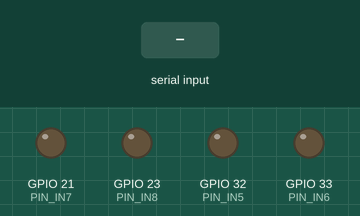
A sketch run on a simulated ESP32. Shown: output pins drawn as LEDs (lit = HIGH). The test bench sets the inputs (shaded band). Nothing arrives over Bluetooth unless stated; what the sketch prints to the serial monitor is not drawn.

Above: at 2.7 s.
2.8 s: "R" received over the second serial link
At 3.5 s:
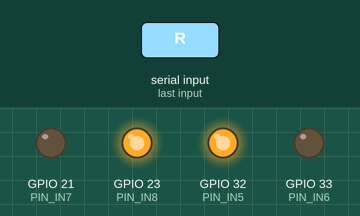
4.3 s: "O" received over the second serial link
At 4.6 s:
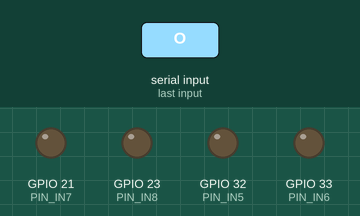
Timing chart, 0 to 7.3 s (numbered marks = the images above; inputs shaded):
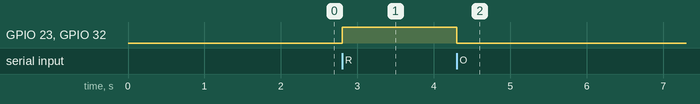

Measured:
- after the input at 2.8 s, GPIO 23 (PIN_IN8), GPIO 32 (PIN_IN5): LOW → HIGH at once
- after the input at 4.3 s, GPIO 23 (PIN_IN8), GPIO 32 (PIN_IN5): HIGH → LOW at once

The sketch:

RC_car.ino
```cpp
#define PIN_IN5 32
#define PIN_IN6 33
#define PIN_IN7 21
#define PIN_IN8 23
#include "BluetoothSerial.h"
#if !defined(CONFIG_BT_ENABLED) || !defined(CONFIG_BLUEDROID_ENABLED)
#error Bluetooth is not enabled! Please run `make menuconfig` to and enable it
#endif
BluetoothSerial SerialBT;

void setup() {
  pinMode(PIN_IN5,OUTPUT);
  pinMode(PIN_IN6,OUTPUT);
  pinMode(PIN_IN7,OUTPUT);
  pinMode(PIN_IN8,OUTPUT);

  Serial.begin(115200);
  SerialBT.begin("CORI_fish"); //Bluetooth device name
  Serial.println("The device started, now you can pair it with bluetooth!");
}

void loop() {
  if (Serial.available()) {SerialBT.write(Serial.read());}
  if (SerialBT.available()) {Serial.write(SerialBT.read());}

  if(SerialBT.read()=='R'){
  digitalWrite(PIN_IN5,HIGH);
  digitalWrite(PIN_IN6,LOW);
  digitalWrite(PIN_IN7,LOW);
  digitalWrite(PIN_IN8,HIGH);
 }

  if (SerialBT.read()=='L'){
 digitalWrite(PIN_IN5,LOW);
  digitalWrite(PIN_IN6,HIGH);
  digitalWrite(PIN_IN7,HIGH);
  digitalWrite(PIN_IN8,LOW); }

  if(SerialBT.read()=='F'){
  digitalWrite(PIN_IN5,HIGH);
  digitalWrite(PIN_IN6,LOW);
  digitalWrite(PIN_IN7,HIGH);
  digitalWrite(PIN_IN8,LOW);  }

  if(SerialBT.read()=='B'){
  digitalWrite(PIN_IN5,LOW);
  digitalWrite(PIN_IN6,HIGH);
  digitalWrite(PIN_IN7,LOW);
  digitalWrite(PIN_IN8,HIGH); }

  if(SerialBT.read()=='O'){
  digitalWrite(PIN_IN5,LOW);
  digitalWrite(PIN_IN6,LOW);
  digitalWrite(PIN_IN7,LOW);
  digitalWrite(PIN_IN8,LOW);  }


}

  
```
